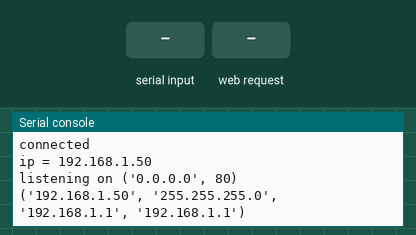
The program below on a simulated Raspberry Pi Pico running MicroPython. Shown: the last lines printed to the serial console. Inputs (shaded band) come from the test bench. WiFi joins after 1.5 s.

Above: at 3.2 s.
3.3 s: "1\n" received over the second serial link
At 4.1 s:
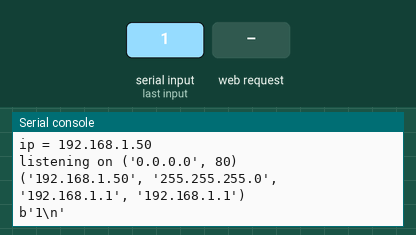
4.8 s: HTTP request GET / received
At 5.3 s:
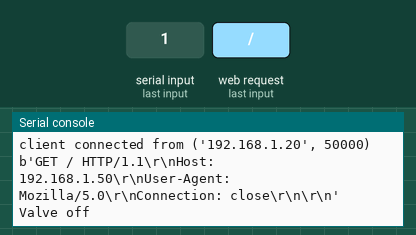

Measured:
- after the input at 3.3 s, the serial console: prints a new line at once (image 1)
- after the input at 4.8 s, the serial console: prints a new line at once (image 2)

The program:

fuelcell-webserver.py
```python
import network
import socket
import time
import rp2

# Setup the RP2040 wifi country mode
rp2.country('EE')

from machine import Pin, UART

# INPUT YOUR OWN SSID AND PASSWORD THROUGH A secret.py FILE FLASHED TO THE BOARD
from secret import ssid, password

## Set up the UART
uart = UART(1, 9600, parity=None, stop=1, bits=8, tx=Pin(8), rx=Pin(9))  # init with given baudrate

# Set up the wlan connection
wlan = network.WLAN(network.STA_IF)
wlan.active(True)
wlan.connect(ssid, password)

html = """<!DOCTYPE html>
<html>
    <head> <title>Pico W</title> </head>
    <body> <h1>Pico W</h1>
        <p>%s</p>
    </body>
</html>
"""

### Set up the connection sequence
max_wait = 10
while max_wait > 0:
    if wlan.status() < 0 or wlan.status() >= 3:
        break
    max_wait -= 1
    print('waiting for connection...')
    time.sleep(1)

if wlan.status() != 3:
    raise RuntimeError('network connection failed')
else:
    print('connected')
    status = wlan.ifconfig()
    print('ip = ' + status[0])

# Setup the socket address, WARNING: this will accept connections from anywhere
addr = socket.getaddrinfo('0.0.0.0', 80)[0][-1]
s = socket.socket()
s.bind(addr)
s.listen(1)

# Print the socket address and the wlan config
print('listening on', addr)
print(wlan.ifconfig())

# Setup and default the variables of the purge valve
purge_valve_status = False

# Listen for connections
while True:
    try:
        # Check if there is any data on the UART
        if uart.any():
            # Read the data from the UART
            data = (uart.read())
            # Print the data from the UART
            print(data)
            # Check if the valve state is ON or OFF
            if data == b'ON\r\n\n':
                print("Purge valve is open")
                purge_valve_status = True

            elif data == b'OFF\r\n\n':
                print("Purge valve is closed")
                purge_valve_status = False

            # Wait for the client to connect, and get and print the request
            cl, addr = s.accept()
            print('client connected from', addr)
            request = cl.recv(1024)
            print(request)
            request = str(request)

            # Check if the valve state is ON or OFF and set the stateis variable accordingly
            if purge_valve_status:
                print("Valve on")
                stateis = "Valve is ON"
            else:
                print("Valve off")
                stateis = "Valve is OFF"

            # Update the response in the html
            response = html % stateis

            # Send the response to the client and close the connection
            cl.send('HTTP/1.0 200 OK\r\nContent-type: text/html\r\n\r\n')
            cl.send(response)
            cl.close()

    except OSError as e:
        cl.close()
        print('connection closed')
```

secret.py
```python
# Here's the following dummy wifi credentials
# Replace with your own wifi credentials
ssid = "YOUR_WIFI_SSID"
password = "YOUR_WIFI_PASSPHRASE"
```
